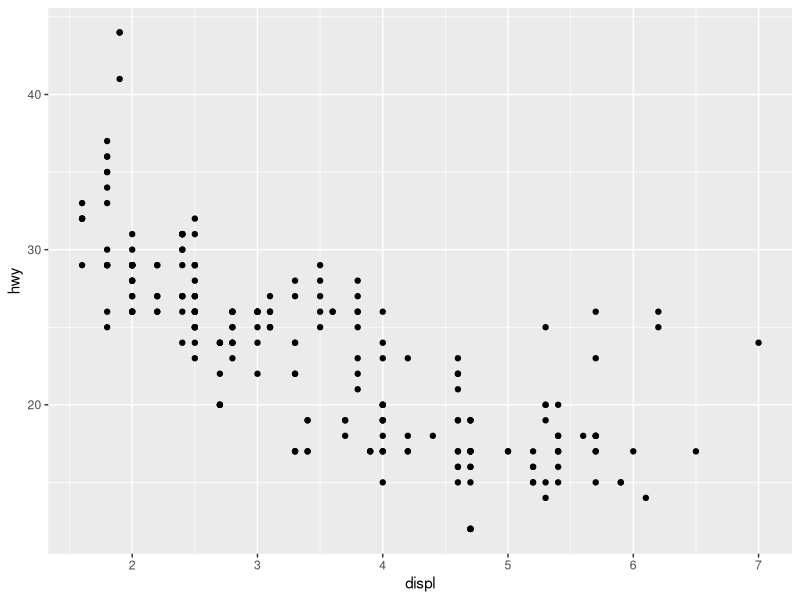
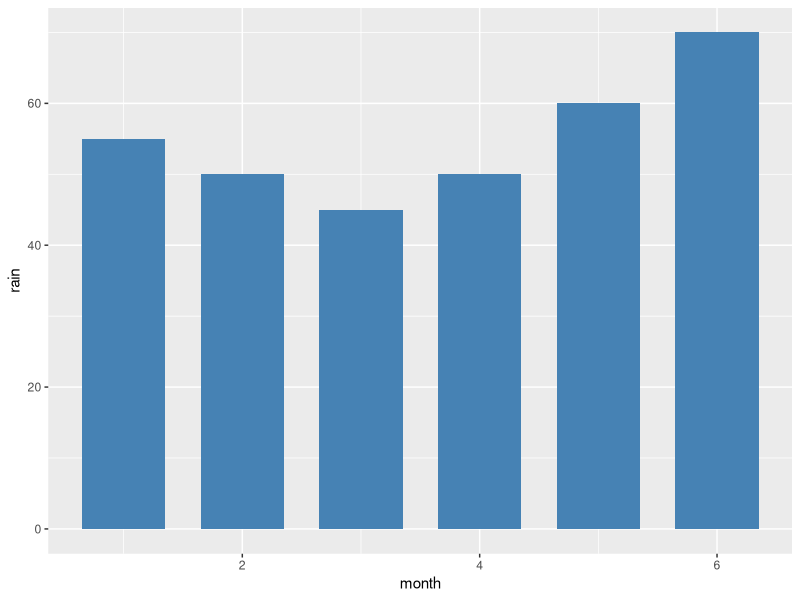
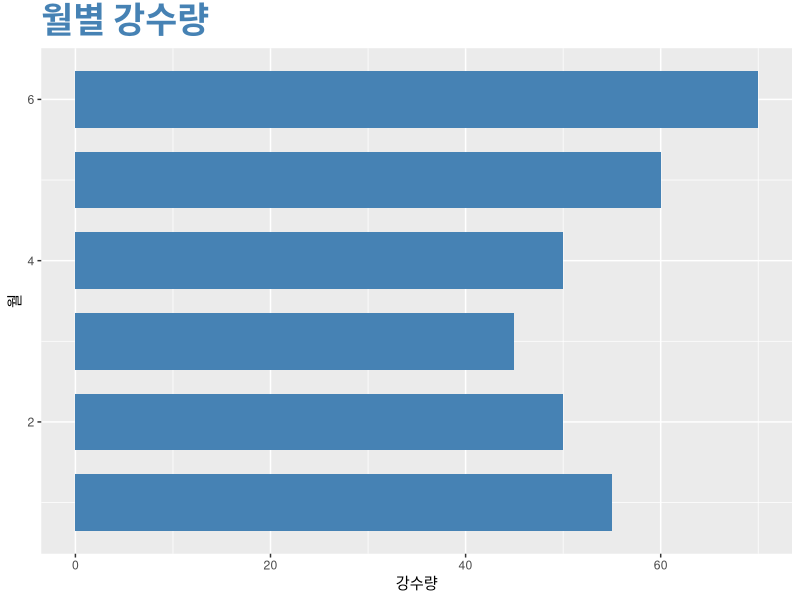
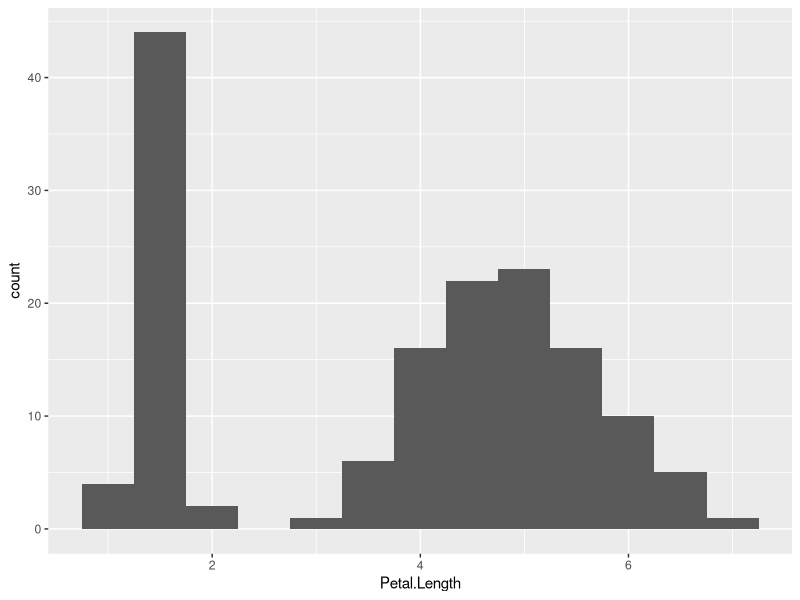
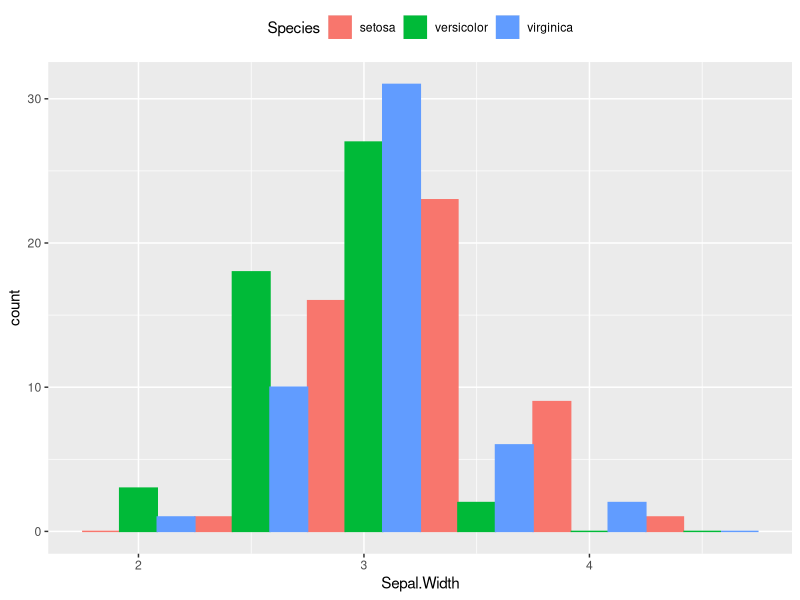

The R source for these figures, in order:
#
# 2019.12.09(월)
#

install.packages("tidyverse")
library(tidyverse)
require(tidyverse)
library(ggplot2)

dim(mpg)
str(mpg)
head(mpg)
View(mpg)
ggplot(data=mpg)+
  geom_point(mapping=aes(x=displ, y=hwy)) # '+'연산자로 함수 연결, 중량 대 고속도로 연비, 산점도 그리는 함수 


month <- c(1,2,3,4,5,6)
rain <- c(55,50,45,50,60,70)
df <- data.frame(month,rain) # data.frame
df

ggplot(df,aes(x=month, y=rain))+        # mapping 생략, mapping 위치 ggplot/geom_bar  
  geom_bar(stat="identity", width=0.7, fill="steelblue") # bar 막대그래프



ggplot(df,aes(x=month, y=rain))+
   geom_bar(stat="identity", width=0.7, fill="steelblue")+
 ggtitle("월별 강수량")+           # title 출력
 theme(plot.title=element_text(size=25, face="bold",    #
                              colour="steelblue"))+
labs(x="월", y="강수량") +coord_flip() #x,y label, 그래프를 가로로(coord_flip)


ggplot(iris, aes(x=Petal.Length))+
  geom_histogram(binwidth = 0.5)       # 연속형 데이터의 빈도 확인(히스토그램), 꽃잎의 길이를  0.5단위로 계산
      
                                

# Layer 구조(계층방식, Graphic 처리 ) -> ggplot-> geom_histogram+theme 
ggplot(iris, aes(x=Sepal.Width, fill=Species,
                 color=Species))+
  geom_histogram(binwidth=0.5, position ="dodge")+
                   theme(legend.position = "top") # Species 범주형, color= 경계선의 색깔 , dodge = 품종별로 각각 그려랴 
                                                  # 범례 위치 






